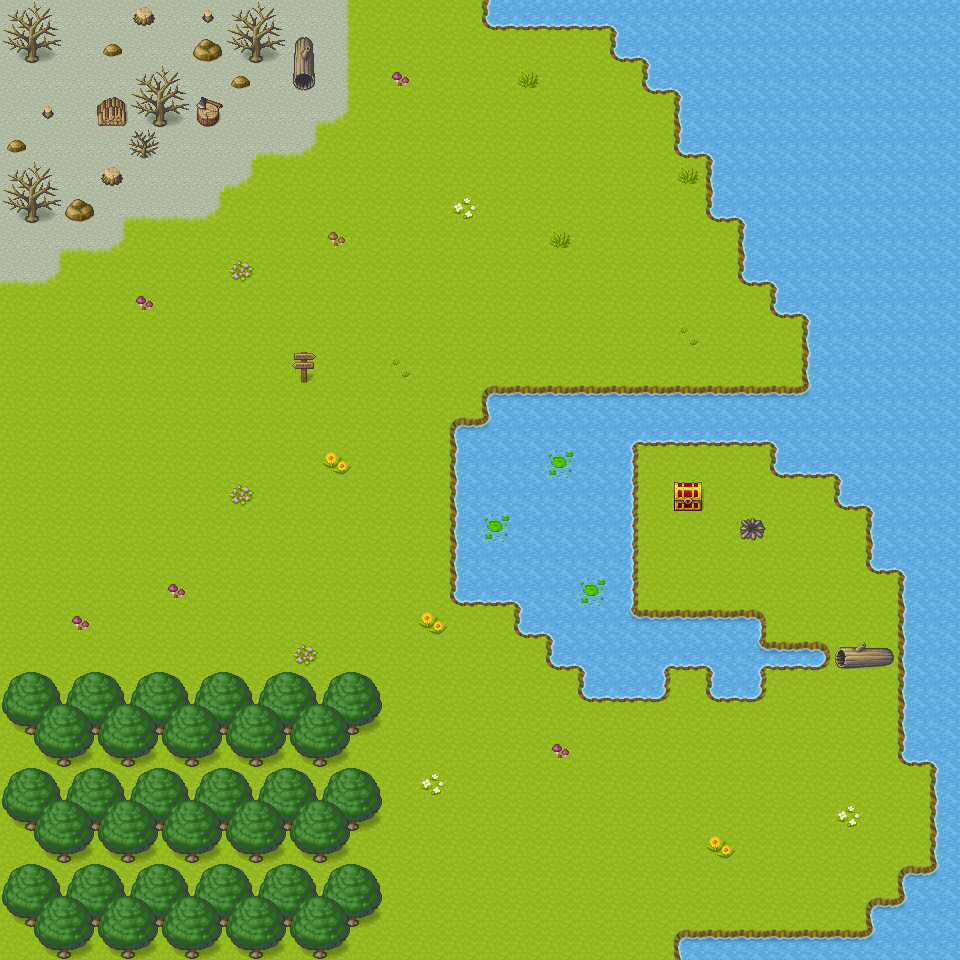

Rendered tile map (Tiled .tmx) drawn with the repository's tilesets; below, a short description and the map source with its tile grids summarised:
An orthogonal 30x30 tile map with 32x32 px tiles, 3 tile layers (Ground, Water, Decor), 3 tilesets and 52 objects (45x wall, Teleport, LeftTeleport, TopTeleport, playerTop, ...).

<map version="1.4" tiledversion="1.4.2" orientation="orthogonal" renderorder="right-down" width="30" height="30" tilewidth="32" tileheight="32" infinite="0" nextlayerid="5" nextobjectid="63">
 <tileset firstgid="1" source="Base.tsx" />
 <tileset firstgid="1065" source="[A]Water_pipo.tsx" />
 <tileset firstgid="4137" source="[A]Grass_pipo.tsx" />
 <layer id="1" name="Ground" width="30" height="30">
  <data>[900 cells, 900 non-empty, 2 distinct tile ids]</data>
 </layer>
 <layer id="2" name="Water" width="30" height="30">
  <data>[900 cells, 228 non-empty, 16 distinct tile ids]</data>
 </layer>
 <layer id="3" name="Decor" width="30" height="30">
  <data>[900 cells, 177 non-empty, 36 distinct tile ids]</data>
 </layer>
 <objectgroup id="4" name="Objects">
  <object id="3" name="wall" x="488" y="0" width="280" height="24" />
  <object id="6" name="wall" x="616" y="24" width="32" height="32" />
  <object id="7" name="wall" x="648" y="40" width="32" height="48" />
  <object id="8" name="wall" x="680" y="72" width="32" height="80" />
  <object id="9" name="wall" x="712" y="120" width="32" height="96" />
  <object id="10" name="wall" x="744" y="192" width="32" height="88" />
  <object id="11" name="wall" x="776" y="256" width="32" height="56" />
  <object id="12" name="wall" x="808" y="296" width="32" height="96" />
  <object id="13" name="wall" x="936" y="744" width="24" height="128" />
  <object id="14" name="wall" x="904" y="544" width="32" height="216" />
  <object id="15" name="wall" x="872" y="504" width="32" height="64" />
  <object id="16" name="wall" x="840" y="472" width="64" height="32" />
  <object id="17" name="wall" x="488" y="392" width="328" height="48" />
  <object id="18" name="wall" x="776" y="440" width="72" height="32" />
  <object id="19" name="wall" x="456" y="424" width="32" height="176" />
  <object id="20" name="wall" x="600" y="440" width="32" height="176" />
  <object id="21" name="wall" x="520" y="600" width="32" height="32" />
  <object id="22" name="wall" x="488" y="568" width="48" height="32" />
  <object id="23" name="wall" x="552" y="616" width="208" height="48" />
  <object id="24" name="wall" x="584" y="656" width="80" height="40" />
  <object id="25" name="wall" x="712" y="664" width="48" height="32" />
  <object id="26" name="wall" x="760" y="648" width="64" height="16" />
  <object id="29" name="wall" x="328" y="680" width="48" height="48" />
  <object id="30" name="wall" x="328" y="776" width="48" height="48" />
  <object id="32" name="wall" x="264" y="680" width="48" height="48" />
  <object id="33" name="wall" x="200" y="680" width="48" height="48" />
  <object id="34" name="wall" x="136" y="680" width="48" height="48" />
  <object id="35" name="wall" x="72" y="680" width="48" height="48" />
  <object id="36" name="wall" x="8" y="680" width="48" height="48" />
  <object id="37" name="wall" x="328" y="872" width="48" height="48" />
  <object id="38" name="wall" x="296" y="808" width="48" height="48" />
  <object id="39" name="wall" x="296" y="712" width="48" height="48" />
  <object id="40" name="wall" x="296" y="904" width="48" height="48" />
  <object id="41" name="wall" x="232" y="8" width="48" height="56" />
  <object id="42" name="wall" x="136" y="72" width="48" height="56" />
  <object id="43" name="wall" x="8" y="168" width="48" height="56" />
  <object id="45" name="wall" x="192" y="96" width="32" height="32" />
  <object id="46" name="wall" x="192" y="40" width="32" height="24" />
  <object id="47" name="wall" x="64" y="184" width="32" height="40" />
  <object id="48" name="wall" x="120" y="128" width="40" height="32" />
  <object id="49" name="wall" x="96" y="160" width="24" height="24" />
  <object id="50" name="wall" x="680" y="936" width="200" height="24" />
  <object id="51" name="wall" x="872" y="904" width="32" height="32" />
  <object id="52" name="wall" x="904" y="872" width="32" height="32" />
  <object id="53" name="Zelda.tmx" type="Teleport" x="328" y="960" width="352" height="8">
   <properties>
    <property name="playerLocation" value="playerTop" />
   </properties>
  </object>
  <object id="54" name="LeftTeleport" x="-8" y="224" width="8" height="448" />
  <object id="55" name="TopTeleport" x="280" y="-8" width="208" height="8" />
  <object id="56" name="playerTop" x="376" y="8" width="16" height="16" />
  <object id="57" name="playerLeft" x="8" y="440" width="16" height="16" />
  <object id="58" name="playerBottom" x="496" y="936" width="16" height="16" />
  <object id="59" name="Text" type="Interact" x="296" y="384" width="16" height="14.0909">
   <properties>
    <property name="text" value="test test" />
   </properties>
  </object>
  <object id="60" name="wall" x="296" y="352" width="16" height="32" />
 </objectgroup>
</map>
